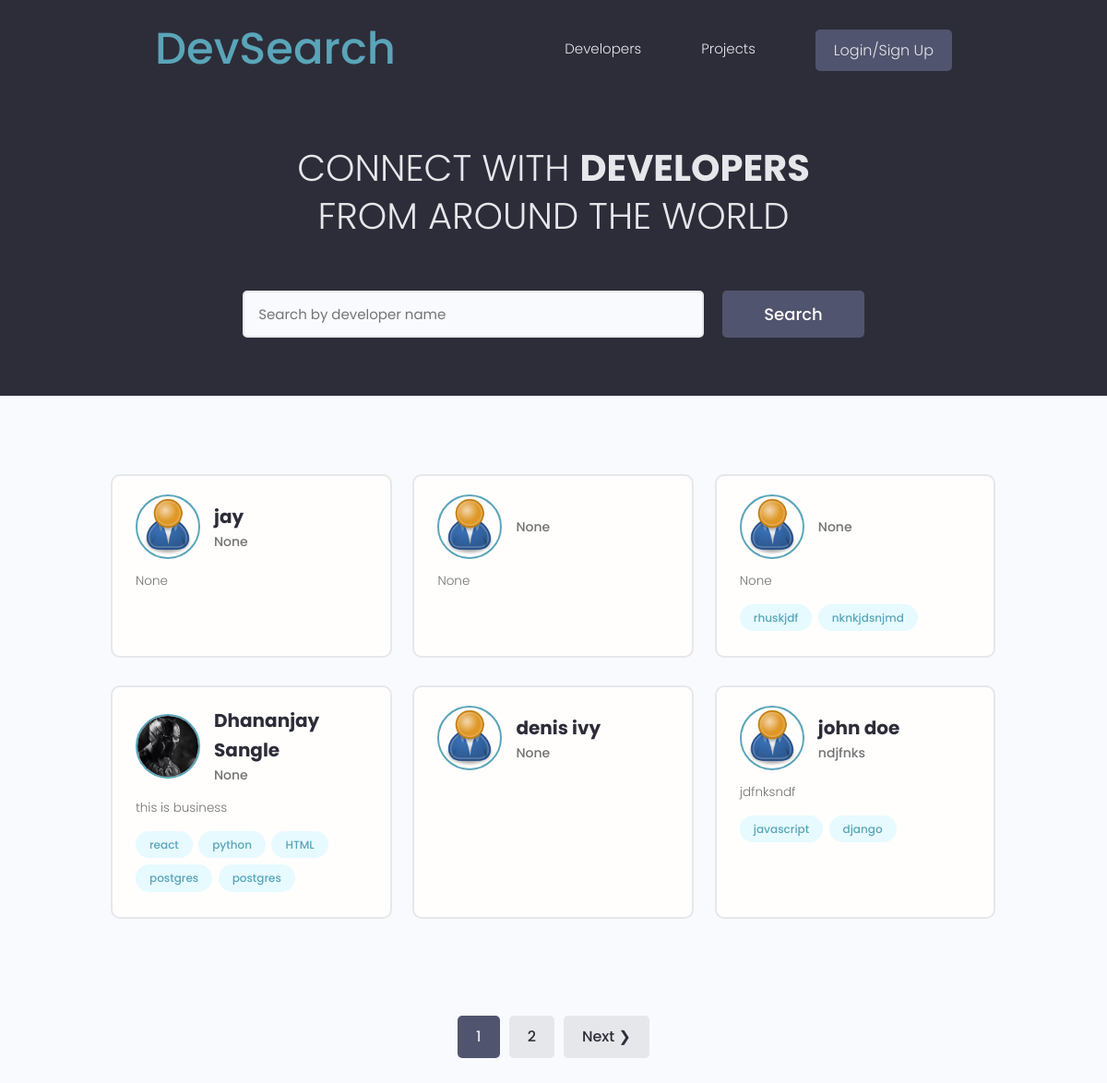
The page / on the database its author committed.
### users/models.py (models this page shows, shortened)
class profile(models.Model):
    user=models.OneToOneField(User,on_delete=models.CASCADE,null=True,blank=True)
    name=models.CharField(max_length= 200,null=True,blank=True)
    user_name=models.CharField(max_length= 200,null=True,blank=True)
    location=models.CharField(max_length= 200,null=True,blank=True)
    email=models.EmailField(max_length=200,null=True,blank=True)
    short_intro=models.CharField(max_length= 200,null=True,blank=True)
    bio= models.TextField(blank=True,null=True)
    profile_image =  models.ImageField(null=True,blank=True,upload_to='profiles/',default='profiles/user-default.png')
    social_github=models.CharField(max_length= 200,null=True,blank=True)
    social_twitter=models.CharField(max_length= 200,null=True,blank=True)
    social_linkedin=models.CharField(max_length= 200,null=True,blank=True)
    social_youtube=models.CharField(max_length= 200,null=True,blank=True)
    social_website=models.CharField(max_length= 200,null=True,blank=True)
    created= models.DateTimeField(auto_now_add=True)
    id= models.UUIDField(default=uuid.uuid4,primary_key=True,unique=True,editable=False)

class Skill(models.Model):
    owner=models.ForeignKey(profile,on_delete=models.CASCADE,null=True,blank=True)
    name=models.CharField(max_length= 200,null=True,blank=True)
    description= models.TextField(blank=True,null=True)
    created= models.DateTimeField(auto_now_add=True)
    id = models.UUIDField(default=uuid.uuid4,primary_key=True,unique=True,editable=False)
    def __str__(self):
        return str(self.name)

### users/views.py (the view)
# urls.py: path('',views.profiles,name='profiles'),
def profiles(request):
    profiles,search_query=searchProfiles(request)
    custom_range,profiles=paginateProfiles(request,profiles,6)
    context={
        'profiles':profiles,
        'search_query':search_query,
        'custom_range':custom_range
    }
    return render(request,'users/profiles.html',context)

### users/utils.py (called while the page is built)
def paginateProfiles(request,profiles,results):
    page=request.GET.get('page')
    paginator=Paginator(profiles,results)
    try:
        profiles = paginator.page(page)
    except PageNotAnInteger:
        page=1
        profiles = paginator.page(page)
    except EmptyPage:
        page=paginator.num_pages
        profiles = paginator.page(page)
    leftIndex= (int(page)-4)
    if leftIndex<1:
        leftIndex=1
    rightIndex=(int(page)+5)
    if rightIndex>paginator.num_pages:
        rightIndex=paginator.num_pages+1
    custom_range=range(leftIndex,rightIndex)
    return custom_range,profiles

def searchProfiles(request):
    search_query = ""
    if request.GET.get("search_query"):
        search_query = request.GET.get('search_query')
    skills = Skill.objects.filter(name__icontains=search_query)
    profiles = profile.objects.distinct().filter(Q(name__icontains=search_query) |
                                                 Q(short_intro=search_query) | Q(skill__in=skills))
    return profiles, search_query

### users/templates/users/profiles.html (shortened to what this page needs)
{% extends 'main.html' %}
{% block content %}
  <main class="home">
    <section class="hero-section text-center">
      <div class="container container--narrow">
        <div class="hero-section__box">
          <h2>CONNECT WITH <span>DEVELOPERS</span></h2>
          <h2>FROM AROUND THE WORLD</h2>
        </div>
        <div class="hero-section__search">
          <form id="searchForm" class="form" action="{% url 'profiles' %}" method="get">
            <div class="form__field">
              <input class="input input--text" id="formInput#search" type="text" name="search_query"
               value="{{search_query}}" placeholder="Search by developer name" />
            </div>
            <input class="btn btn--sub btn--lg" type="submit" value="Search" />
          </form>
        </div>
      </div>
    </section>
    <section class="devlist">
      <div class="container">
        <div class="grid grid--three">
            {% for profile in profiles %}
          <div class="column card">
            <div class="dev">
              <a href="{% url 'user-profile' profile.id %}" class="card__body">
                <div class="dev__profile">
                  <img class="avatar avatar--md" src="{{ profile.profile_image.url }}" alt="image" />
                  <div class="dev__meta">
                    <h3>{{profile.name}}</h3>
                    <h5>{{profile.short_intro|slice:"60"}}</h5>
                  </div>
                </div>
                <p class="dev__info">{{profile.bio|slice:"150"}}</p>
                <div class="dev__skills">
                    {% for skill in profile.skill_set.all|slice:"5" %}
                  <span class="tag tag--pill tag--main">
                    <small>{{skill}}</small>
                  </span>
                  {% endfor %}
                </div>
              </a>
            </div>
          </div>
          {% endfor %}
        </div>
      </div>
    </section>
    {% include 'pagination.html' with queryset=profiles custom_range=custom_range %}
  </main>
{% endblock content %}

### static/styles/app.css (style rules this page uses)
:root { --color-sub: #2d2d39; }
.btn--sub { background-color: var(--color-sub-light); }
.card { border: 2px solid var(--color-light); }
img { width: 100%; }
.hero-section { height: 40vh; display: flex; align-items: center; background-color: var(--color-sub); }
.hero-section__box { margin-bottom: 4rem; }
.hero-section__box > h2, .hero-section__box > h2 > span { font-size: 4rem; color: var(--color-light); line-height: 1.3; text-transform: uppercase; }
.hero-section__box > h2 { font-weight: 300; }
.hero-section__box > h2 > span { font-weight: 700; }
.hero-section__search > .form { display: flex; align-items: center; justify-content: center; gap: 2rem; }
.hero-section__search > .form input.input--text { width: 50rem; }
.devlist { margin-top: 8rem; }
.devlist .grid { align-items: stretch; }
.devlist .dev .dev__profile { display: flex; align-items: center; gap: 1.5rem; }
.devlist .dev .dev__meta h3 { color: var(--color-sub); font-size: 2rem; font-weight: 700; }
.devlist .dev .dev__meta h5 { color: var(--color-text); font-size: 1.4rem; font-weight: 500; }
.devlist .dev .dev__info { margin: 1.5rem 0; font-size: 1.35rem; line-height: 1.4; text-align: justify; }

### static/uikit/styles/modules/_variables.css (style rules this page uses)
:root { --color-main: #5aa5b9; --color-main-light: #e6faff; --color-sub: #3f4156; --color-sub-light: #51546e; --color-sub-lighter: #ededfd; --color-text: #737373; --color-gray: #8b8b8b; --color-light: #e5e7eb; --color-light-gray: #767676; --color-bg: #f8fafd; --color-white: #fffefd; --color-white-light: #f3f3f3; --color-success: #359e64; --color-success-bg: #def8e8; --color-error: #fc4b0b; --color-error-bg: #fff2ee; --font-base: 'Poppins', arial, helvetica, 'Segoe UI', roboto, ubuntu, sans-serif; --font-monospace: 'Fira Code', 'Courier New', courier, monospace; --font-regular: 300; --font-medium: 500; --font-bold: 700; --generic-shadow: 1px 1px 5px #00000010; --generic-transition: all 0.3s ease-in-out; }

### static/uikit/styles/modules/_base.css (style rules this page uses)
* { margin: 0; padding: 0; box-sizing: border-box; text-rendering: optimizeLegibility; color: inherit; font-size: inherit; }
html { font-size: 50%; }
@media only screen and (min-width: 480px) { html { font-size: 56.25%; } }
@media only screen and (min-width: 1200px) { html { font-size: 62.5%; } }
body { line-height: 1.6; font-weight: 400; font-size: 1.5rem; color: var(--color-text); background-color: var(--color-bg); min-height: 100vh; }

### static/uikit/styles/modules/_typography.css (style rules this page uses)
* { font-family: var(--font-base); }
h2 { font-size: 3.6rem; font-weight: var(--font-bold); }
h3 { font-size: 3.2rem; font-weight: var(--font-medium); }
h5 { font-size: 2.4rem; font-weight: var(--font-medium); }
h5, h6 { font-weight: var(--font-regular); }
p, span, strong { font-size: 1.6rem; color: var(--color-text); font-weight: var(--font-regular); }
a { padding-bottom: 2px; text-decoration: none; display: inline-block; color: var(--color-main); font-weight: var(--font-medium); }

### static/uikit/styles/modules/_utilities.css (style rules this page uses)
.container { width: 92%; max-width: 165rem; margin: 0 auto; box-sizing: border-box; }
.container--narrow { width: 92%; max-width: 120rem; }
@media screen and (min-width: 1000px) { .container { width: 90%; } }
@media screen and (min-width: 1000px) { .container--narrow { width: 85%; } }
@media screen and (min-width: 1200px) { .container { width: 80%; } }
@media screen and (min-width: 1200px) { .container--narrow { width: 72%; } }
.text-center { text-align: center; }

### static/uikit/styles/modules/_avatar.css (style rules this page uses)
.avatar { border-radius: 50%; border: 2px solid var(--color-main); object-fit: cover; }
.avatar--md { height: 7rem; width: 7rem; }

### static/uikit/styles/modules/_button.css (style rules this page uses)
.btn { display: inline-block; position: relative; cursor: pointer; background-color: var(--color-light); font-weight: var(--font-medium); color: var(--color-sub); text-decoration: none; padding: 1rem 2rem; border-radius: 0.5rem; border: none; width: -webkit-fit-content; width: -moz-fit-content; width: fit-content; height: -webkit-fit-content; height: -moz-fit-content; height: fit-content; font-size: 1.6rem; outline-width: 0; outline-color: transparent; -webkit-backface-visibility: hidden; backface-visibility: hidden; transition: all 0.3s ease-in-out; }
.btn--sub { background-color: var(--color-sub); color: var(--color-white); }
.btn--lg { font-size: 1.8rem; padding: 1.2rem 4.5rem; }

### static/uikit/styles/modules/_card.css (style rules this page uses)
.card { border-radius: 1rem; background-color: var(--color-white); border: 1.5px solid var(--color-light); width: auto; height: auto; margin-top: 0.5rem; margin-bottom: 0.5rem; overflow: hidden; }
.card__body, .card__header { padding: 2rem 2.5rem; }

### rows shown on the page
profile: profile_image (placeholder picture), name "jay", short_intro "None", bio "None"
profile: profile_image (placeholder picture), short_intro "None", bio "None"
profile: profile_image (placeholder picture), short_intro "None", bio "None"
Skill: name "rhuskjdf"
Skill: name "nknkjdsnjmd"
profile: profile_image (picture), name "Dhananjay Sangle", short_intro "None", bio "this is business"
Skill: name "react"
Skill: name "python"
Skill: name "HTML"
Skill: name "postgres"
Skill: name "postgres"
profile: profile_image (placeholder picture), name "denis ivy", short_intro "None"
profile: profile_image (placeholder picture), name "john doe", short_intro "ndjfnks", bio "jdfnksndf"
Skill: name "javascript"
Skill: name "django"

### other values the page prints
{{ page }} "1"
{{ page }} "2"
